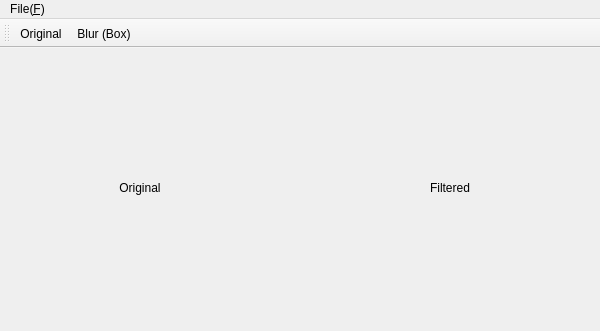
<?xml version="1.0" encoding="UTF-8"?>
<ui version="4.0">
 <class>ConvFilter_GUIClass</class>
 <widget class="QMainWindow" name="ConvFilter_GUIClass">
  <property name="geometry">
   <rect>
    <x>0</x>
    <y>0</y>
    <width>600</width>
    <height>331</height>
   </rect>
  </property>
  <property name="windowTitle">
   <string>ConvFilter_GUI</string>
  </property>
  <widget class="QWidget" name="centralWidget">
   <widget class="QLabel" name="label">
    <property name="geometry">
     <rect>
      <x>0</x>
      <y>0</y>
      <width>280</width>
      <height>280</height>
     </rect>
    </property>
    <property name="text">
     <string>Original</string>
    </property>
    <property name="alignment">
     <set>Qt::AlignCenter</set>
    </property>
   </widget>
   <widget class="QLabel" name="label_2">
    <property name="geometry">
     <rect>
      <x>310</x>
      <y>0</y>
      <width>280</width>
      <height>280</height>
     </rect>
    </property>
    <property name="text">
     <string>Filtered</string>
    </property>
    <property name="alignment">
     <set>Qt::AlignCenter</set>
    </property>
   </widget>
  </widget>
  <widget class="QMenuBar" name="menuBar">
   <property name="geometry">
    <rect>
     <x>0</x>
     <y>0</y>
     <width>600</width>
     <height>21</height>
    </rect>
   </property>
   <widget class="QMenu" name="menuFile_F">
    <property name="title">
     <string>File(&amp;F)</string>
    </property>
    <addaction name="actionOpen_O"/>
    <addaction name="actionSave_S"/>
   </widget>
   <addaction name="menuFile_F"/>
  </widget>
  <widget class="QToolBar" name="mainToolBar">
   <attribute name="toolBarArea">
    <enum>TopToolBarArea</enum>
   </attribute>
   <attribute name="toolBarBreak">
    <bool>false</bool>
   </attribute>
   <addaction name="actionOriginal"/>
   <addaction name="actionBlur_Box"/>
  </widget>
  <action name="actionOpen_O">
   <property name="text">
    <string>Open(&amp;O)</string>
   </property>
  </action>
  <action name="actionSave_S">
   <property name="text">
    <string>Save(&amp;S)</string>
   </property>
  </action>
  <action name="actionBlur_Box">
   <property name="text">
    <string>Blur (Box)</string>
   </property>
  </action>
  <action name="actionOriginal">
   <property name="text">
    <string>Original</string>
   </property>
  </action>
 </widget>
 <layoutdefault spacing="6" margin="11"/>
 <resources>
  <include location="ConvFilter_GUI.qrc"/>
 </resources>
 <connections/>
</ui>
